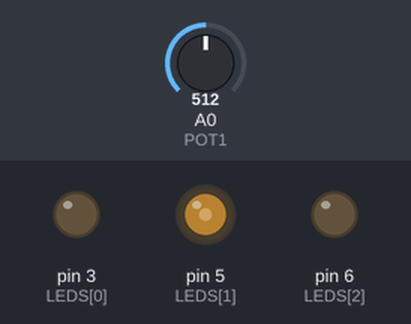
A sketch run on a simulated Arduino Uno, built with avr-gcc and run on an emulated ATmega328P. Parts: output pins drawn as LEDs (lit = HIGH). The test bench sets the inputs (shaded band); at power-on: A0 (POT1) = 512. What the sketch prints to the serial monitor is not drawn.

Above: at 2.2 s.
2.3 s: A0 (POT1) set to 716
At 2.8 s:
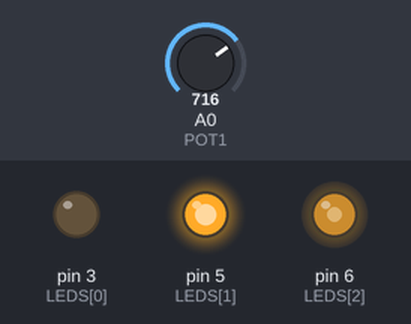
3.8 s: A0 (POT1) set to 1023
At 5.0 s:
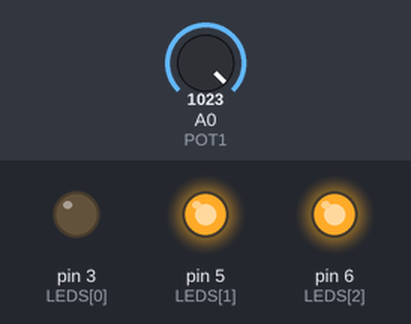
5.3 s: A0 (POT1) set to 306
At 6.3 s:
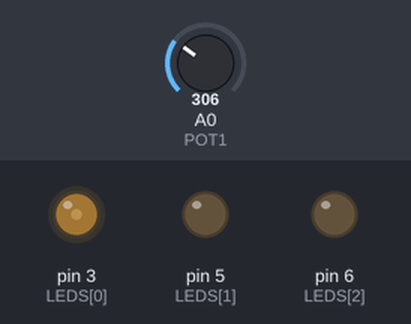
6.8 s: A0 (POT1) set to 511
At 7.4 s:
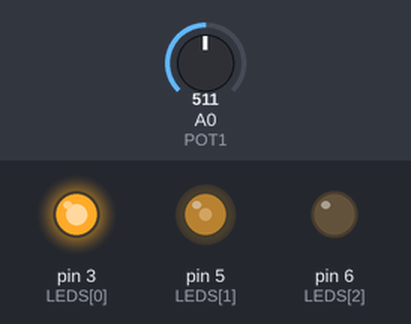
8.3 s: A0 (POT1) set to 900
At 9.7 s:
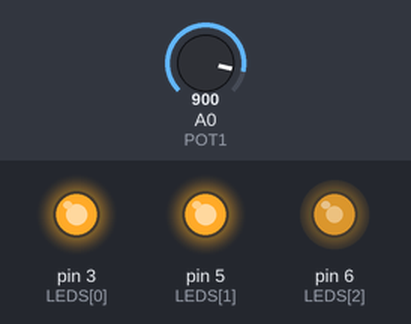
Timing chart, 0 to 10.8 s (numbered marks = the images above; inputs shaded):
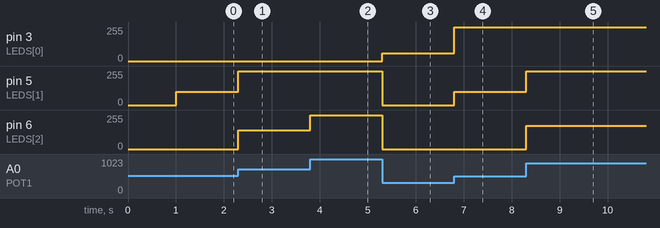

The sketch:

05-3LED-Variable-Resistor.ino
```cpp
/*
  Created By: Kristian Palovic
*/

/*
   const int POT1 pin for one potentiometer
*/
const int POT1 = A0;

/*
   @variable int[] LEDS specifies pins that are LEDs attached to
   IN THIS CASE ONLY PWM PINS
*/
const int LEDS [] = {3, 5, 6};

/*
   @variable int NumberOfLeds
*/
const int NumberOfLeds = sizeof(LEDS) / sizeof(int);

/*
  @variable float MaximumAnalogInput input for default Ax PIN should
  range from 0 - 1023
*/
const float MaximumAnalogInput = 1023;

/*
   @variable float[] LEDsBreakPoints specifies breakpoint (when should LED light up) for each LED
   Paired by index position
   LEDsBreakPoints[0] is breakpoint for LEDS[0], etc ...
*/
float LEDsBreakPoints [NumberOfLeds];

void setup() {
  // initialize serial communication:
  Serial.begin(9600);

  // Tell the arduino what to do on certain pins
  for (int i = 0; i < NumberOfLeds; i++) {
    pinMode(LEDS[i], INPUT);
  }

  initializeLEDs(100, 5);
}

void loop() {
  // Decides which LED to light up
  lightingBasedOnPot(NumberOfLeds, analogRead(POT1));
}

/*
   Decides, which LED should / shouln't be switched on

   @param int numberOfLeds number of LEDs
   @param int analogInput value of analog input
*/
void lightingBasedOnPot(int numberOfLeds, float analogInput) {

// TODO:
  for (int i = 0; i < numberOfLeds; i++) {
    if (analogInput >= LEDsBreakPoints[i]) {
      digitalWrite(LEDS[i], HIGH);
    } else if (analogInput > LEDsBreakPoints[i - 1]) {

      int mapped = map(analogInput, 0, 1024, 0, 200);
      analogWrite(LEDS[i], mapped);
    } else {
      digitalWrite(LEDS[i], LOW);
    }
  }

}

/**
   Initializes LED - lights them up and turns them off

   @param int delay the delay between blink
   @param int repeat how many times should LEDs blink
*/
void initializeLEDs(int delayTime, int repeat) {
  const float breakPointMaxValue = MaximumAnalogInput / NumberOfLeds;

  // initialize to see, if all light up
  for (int i = 0; i < repeat; i++) {
    Serial.println(i);
    for (int j = 0; j < NumberOfLeds; j++) {
      digitalWrite(LEDS[j], HIGH);
    }

    delay(delayTime);

    for (int j = 0; j < NumberOfLeds; j++) {
      digitalWrite(LEDS[j], LOW);
    }

    delay(delayTime);
  }

  // min break point to light up another LED
  Serial.print("Number of LEDS: ");
  Serial.println(NumberOfLeds);

  for (int i = 0; i < NumberOfLeds; i++) {
    LEDsBreakPoints[i] = breakPointMaxValue * (i + 1);

    Serial.println(LEDsBreakPoints[i]);
  }
}
```

Measured:
- after the input at 2.3 s, pin 5 (LEDS[1]): 100/255 → 255/255 at once; pin 6 (LEDS[2]): 0/255 → 139/255 at once
- after the input at 3.8 s, pin 6 (LEDS[2]): 139/255 → 255/255 at once
- after the input at 5.3 s, pin 3 (LEDS[0]): 0/255 → 59/255 at once; pin 5 (LEDS[1]), pin 6 (LEDS[2]): 255/255 → 0/255 at once
- after the input at 6.8 s, pin 3 (LEDS[0]): 59/255 → 255/255 at once; pin 5 (LEDS[1]): 0/255 → 99/255 at once
- after the input at 8.3 s, pin 5 (LEDS[1]): 99/255 → 255/255 at once; pin 6 (LEDS[2]): 0/255 → 175/255 at once
